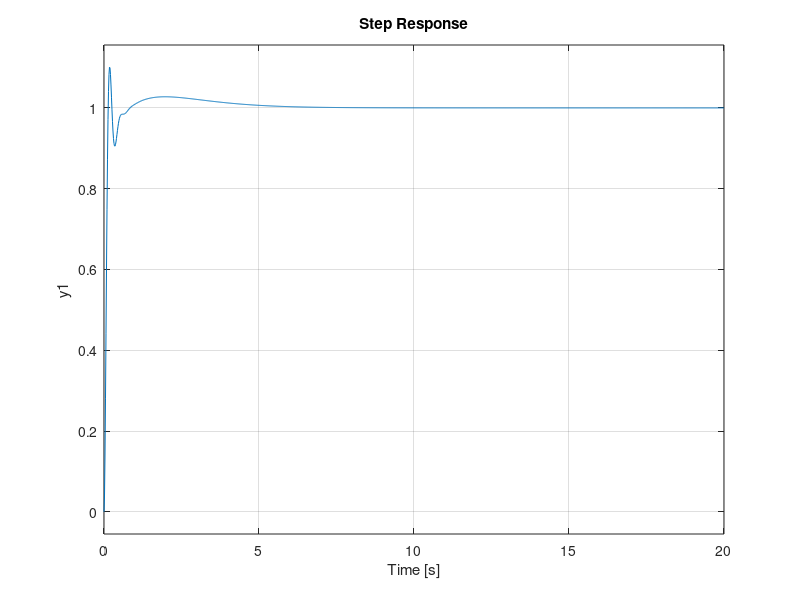
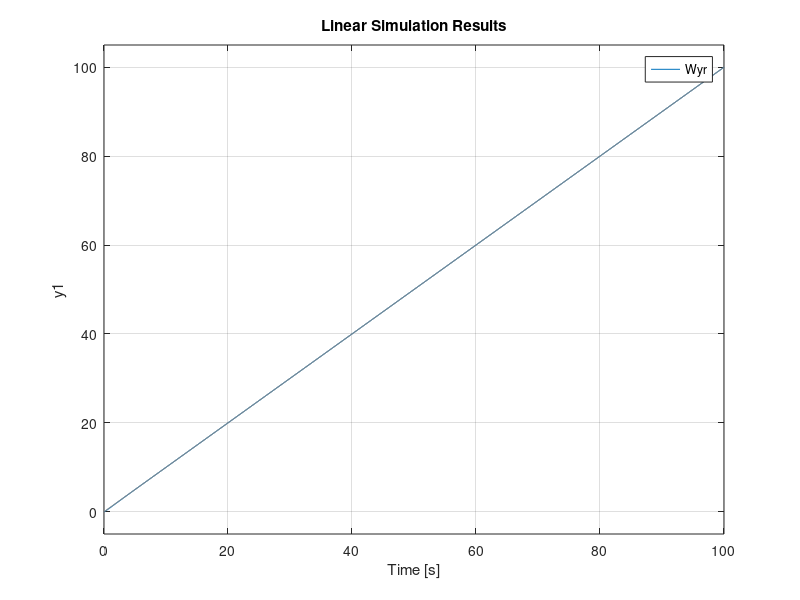

Source code (MATLAB) for these figures, in order:
% Overshoot < 20%
% ts più piccolo possibile
% errore nullo per rif. rampa

clc;
clearvars;
close all;

s = tf("s");
P = -(s + 5) / (s * (s^2 + 4 * s + 2));

% Errore nullo per rif. a rampa
% P(s) è di tipo 1
h = 1;
C1 = 1 / s^h;

% controlSystemDesigner(P, C1);

% Il controllore deve essere realizzabile
% deg(den(C)) >= deg(num(C))
C = (-332.3 * (s + 0.5) * (s + 1)^2) / (s + 10)^2 * C1;
L = C * P;

Wyr = minreal(L / (1 + L));

% Overshoot circa 10% e tempo di assestamento ts = 3.1
figure;
step(Wyr);
grid on;

Ts = 0.1;
t = 0:Ts:100;
figure;
lsim(Wyr, t, t);
grid on;













